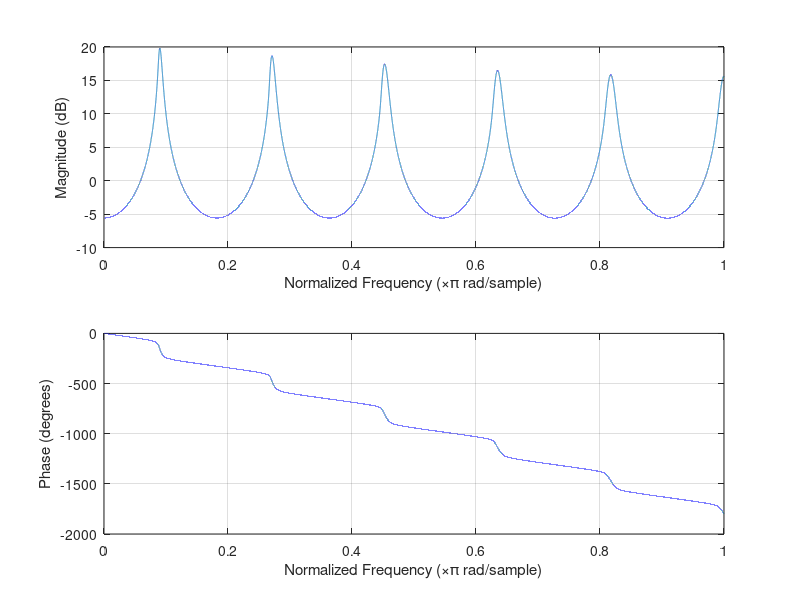

This chart was generated by the following MATLAB code:
%% fracDelayFBCF.m
% Zachary Miller
% 19 April 2024

clear; clc; close all;

% Impulse response
Fs = 48000; Ts = 1/Fs;
x = [1;zeros(Fs,1)];
N = length(x);

tau = 2*pi;

depth = 2; % LFO depth
speed = 2; % LFO speed (Hz)
delay = 10; % delay (samples)

g = 0.9; % feedback gain

currentAngle = 0;
angleChange = speed * Ts * tau;

index = 1;
MAX_BUFFER_SIZE = 96000;

delayBuffer = zeros(MAX_BUFFER_SIZE,1); out = zeros(N,1); y = 0;
for n=1:N

    % Feedback comb filter delay
    fbVar = x(n,1) + (-g) * y; % fbVar is arbitrary delay variable
                               % for feedback diff eq calculation

    % Fractional delay
    lfo = depth * sin(currentAngle);
    
    currentAngle = currentAngle + angleChange;
    if (currentAngle > tau)
        currentAngle = currentAngle - tau;
    end
    
    % Delay buffer
    % "delay" can be fraction
    
    d1 = floor(delay+lfo);
    d2 = d1 + 1;
    g2 = delay + lfo - d1;
    g1 = 1 - g2;
    
    indexD1 = index - d1;
    if (indexD1 < 1)
        indexD1 = indexD1 + MAX_BUFFER_SIZE;
    end
    
    indexD2 = index - d2;
    
    if (indexD2 < 1)
        indexD2 = indexD2 + MAX_BUFFER_SIZE;
    end
    
    y = g1 * delayBuffer(indexD1,1) + g2 * delayBuffer(indexD2,1);
    
    delayBuffer(index,1) = fbVar;
    
    if (index < MAX_BUFFER_SIZE - 1)
        index = index + 1;
    else
        index = 1;
    end
    
    out(n,1) = y;
    
end

freqz(out);